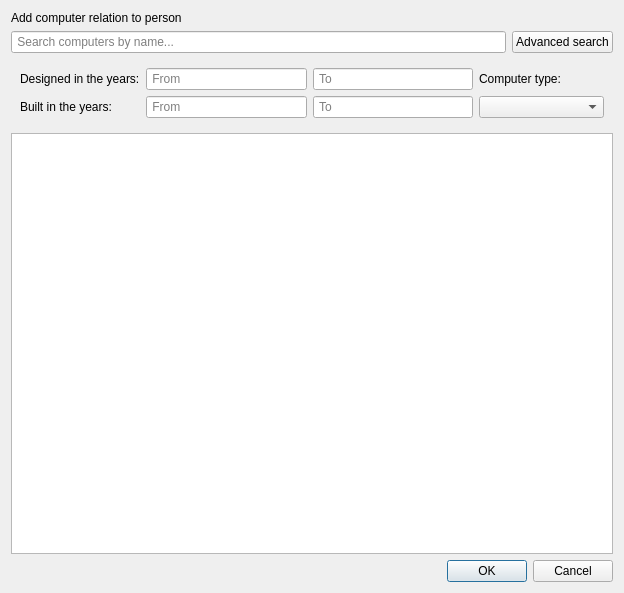
<?xml version="1.0" encoding="UTF-8"?>
<ui version="4.0">
 <class>CRelationP</class>
 <widget class="QDialog" name="CRelationP">
  <property name="geometry">
   <rect>
    <x>0</x>
    <y>0</y>
    <width>624</width>
    <height>593</height>
   </rect>
  </property>
  <property name="windowTitle">
   <string>Dialog</string>
  </property>
  <layout class="QVBoxLayout" name="verticalLayout">
   <item>
    <widget class="QLabel" name="label">
     <property name="text">
      <string>Add computer relation to person</string>
     </property>
    </widget>
   </item>
   <item>
    <layout class="QHBoxLayout" name="horizontalLayout_2">
     <item>
      <widget class="QLineEdit" name="searchInput_Comp">
       <property name="styleSheet">
        <string notr="true"/>
       </property>
       <property name="placeholderText">
        <string> Search computers by name...</string>
       </property>
      </widget>
     </item>
     <item>
      <widget class="QPushButton" name="button_advSearchComp">
       <property name="text">
        <string>Advanced search</string>
       </property>
      </widget>
     </item>
    </layout>
   </item>
   <item>
    <widget class="QFrame" name="frame_advSearchComp">
     <layout class="QHBoxLayout" name="horizontalLayout">
      <item>
       <layout class="QGridLayout" name="searchCompByYears">
        <item row="0" column="0">
         <widget class="QLabel" name="label_bornSearch_2">
          <property name="text">
           <string>Designed in the years:</string>
          </property>
         </widget>
        </item>
        <item row="0" column="1">
         <widget class="QLineEdit" name="input_searchDesignYearFrom">
          <property name="enabled">
           <bool>true</bool>
          </property>
          <property name="placeholderText">
           <string> From</string>
          </property>
         </widget>
        </item>
        <item row="1" column="1">
         <widget class="QLineEdit" name="input_searchBuildYearFrom">
          <property name="enabled">
           <bool>true</bool>
          </property>
          <property name="placeholderText">
           <string> From</string>
          </property>
         </widget>
        </item>
        <item row="0" column="2">
         <widget class="QLineEdit" name="input_searchDesignYearTo">
          <property name="enabled">
           <bool>true</bool>
          </property>
          <property name="placeholderText">
           <string> To</string>
          </property>
         </widget>
        </item>
        <item row="1" column="2">
         <widget class="QLineEdit" name="input_searchBuildYearTo">
          <property name="enabled">
           <bool>true</bool>
          </property>
          <property name="placeholderText">
           <string> To</string>
          </property>
         </widget>
        </item>
        <item row="1" column="0">
         <widget class="QLabel" name="label_diedSearch_2">
          <property name="text">
           <string>Built in the years:</string>
          </property>
         </widget>
        </item>
       </layout>
      </item>
      <item>
       <layout class="QVBoxLayout" name="searchCompByType">
        <item>
         <widget class="QLabel" name="label_compTypeSearch">
          <property name="text">
           <string>Computer type:</string>
          </property>
         </widget>
        </item>
        <item>
         <widget class="QComboBox" name="input_searchCompType">
          <property name="enabled">
           <bool>true</bool>
          </property>
          <property name="minimumSize">
           <size>
            <width>125</width>
            <height>0</height>
           </size>
          </property>
          <property name="styleSheet">
           <string notr="true"/>
          </property>
         </widget>
        </item>
       </layout>
      </item>
     </layout>
    </widget>
   </item>
   <item>
    <widget class="QTableView" name="table_Comp">
     <property name="contextMenuPolicy">
      <enum>Qt::CustomContextMenu</enum>
     </property>
     <property name="autoFillBackground">
      <bool>true</bool>
     </property>
     <property name="styleSheet">
      <string notr="true"/>
     </property>
     <property name="editTriggers">
      <set>QAbstractItemView::NoEditTriggers</set>
     </property>
     <property name="sortingEnabled">
      <bool>true</bool>
     </property>
     <attribute name="horizontalHeaderHighlightSections">
      <bool>false</bool>
     </attribute>
     <attribute name="verticalHeaderHighlightSections">
      <bool>false</bool>
     </attribute>
    </widget>
   </item>
   <item>
    <widget class="QDialogButtonBox" name="buttonBox">
     <property name="orientation">
      <enum>Qt::Horizontal</enum>
     </property>
     <property name="standardButtons">
      <set>QDialogButtonBox::Cancel|QDialogButtonBox::Ok</set>
     </property>
    </widget>
   </item>
  </layout>
 </widget>
 <resources/>
 <connections>
  <connection>
   <sender>buttonBox</sender>
   <signal>accepted()</signal>
   <receiver>CRelationP</receiver>
   <slot>accept()</slot>
   <hints>
    <hint type="sourcelabel">
     <x>248</x>
     <y>254</y>
    </hint>
    <hint type="destinationlabel">
     <x>157</x>
     <y>274</y>
    </hint>
   </hints>
  </connection>
  <connection>
   <sender>buttonBox</sender>
   <signal>rejected()</signal>
   <receiver>CRelationP</receiver>
   <slot>reject()</slot>
   <hints>
    <hint type="sourcelabel">
     <x>316</x>
     <y>260</y>
    </hint>
    <hint type="destinationlabel">
     <x>286</x>
     <y>274</y>
    </hint>
   </hints>
  </connection>
 </connections>
</ui>
